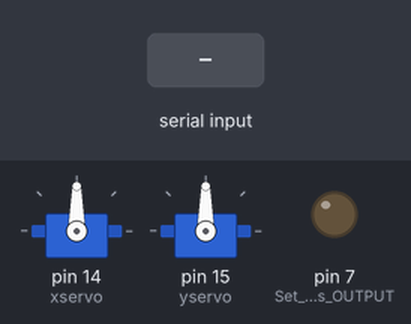
The sketch below on a simulated Arduino Uno, built with avr-gcc and run on an emulated ATmega328P. Shown: 2 × servo, output pins drawn as LEDs (lit = HIGH). The inputs (shaded band) are chosen by the test bench. What the sketch prints to the serial monitor is not drawn.

Above: at 1.2 s.
1.3 s: "x90\n" received over Serial
At 1.7 s:
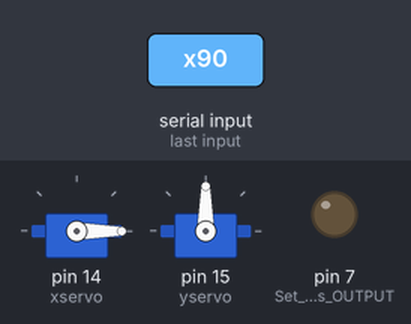
2.8 s: "L90\n" received over Serial
At 4.0 s:
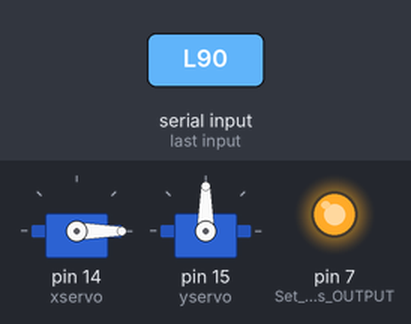
4.3 s: "x,45\n" received over Serial
At 5.2 s:
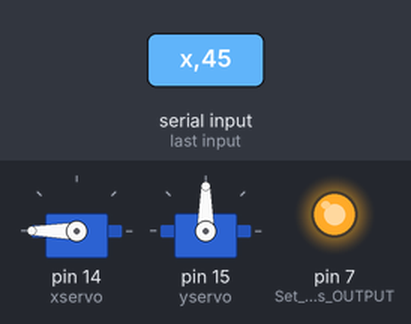
5.8 s: "y90\n" received over Serial
At 6.3 s:
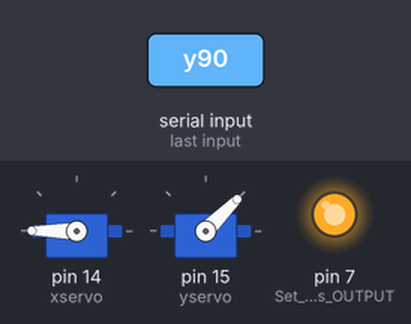
7.3 s: "N90\n" received over Serial
At 8.5 s:
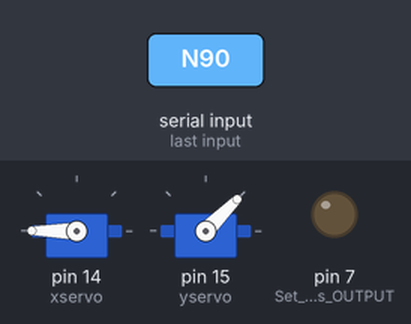
8.8 s: "y,45\n" received over Serial
At 9.8 s:
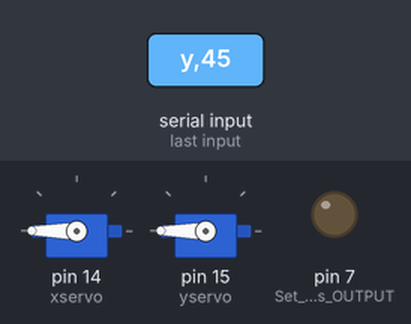
Timing chart, 0 to 11.3 s (numbered marks = the images above; inputs shaded):
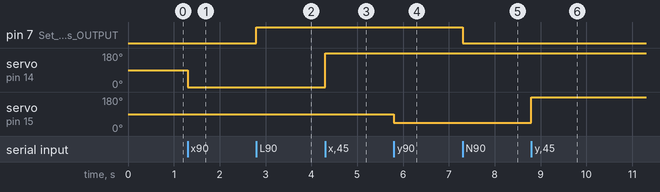

Measured:
- after the input at 1.3 s, servo on pin 14 (xservo): 90° → 0° at once
- after the input at 2.8 s, pin 7 (Set_pin_as_OUTPUT): LOW → HIGH at once
- after the input at 4.3 s, servo on pin 14 (xservo): 0° → 180° at once
- after the input at 5.8 s, servo on pin 15 (yservo): 90° → 45° at once
- after the input at 7.3 s, pin 7 (Set_pin_as_OUTPUT): HIGH → LOW at once
- after the input at 8.8 s, servo on pin 15 (yservo): 45° → 180° at once

The sketch:

Servo_Arduino.ino
```cpp
#include <Servo.h>
char val;

Servo yservo;
Servo xservo; // servos for x and y
//set initial values for x and y
int ypos = 0;
int xpos= 0;

void setup(){
  xservo.attach(14); //(analog pin 0) for the x servo
  yservo.attach(15);  //(analog pin 1) for the y server

  Serial.begin(19200); // 19200 is the rate of communication
  Serial.println("Rolling"); // some output for debug purposes.

  pinMode(7, OUTPUT); // Set pin as OUTPUT

}

void loop() {
  static int v = 0; // value to be sent to the servo (0-180)
  if ( Serial.available()) {
    char ch = Serial.read(); // read in a character from the serial port and assign to ch
    switch(ch) { // switch based on the value of ch
    case '0'...'9': // if it's numeric
      v = v * 10 + ch - '0';
      /*
           so if the chars sent are 45x (turn x servo to 45 degs)..
       v is the value we want to send to the servo and it is currently 0
       The first char (ch) is 4 so
       0*10 = 0 + 4 - 0 = 4;
       Second char is 4;
       4*10 = 40 + 5 = 45 - 0 = 45;
       Third char is not a number(0-9) so we  drop through...
       */
      break;
    case 'x': // if it's x
      /*
       ....and land here
       where we send the value of v which is now 45 to the x servo
       and then reset v to 0
       */
      xservo.write(v);
      v = 0;
      break;
    case 'y':
      yservo.write(v);
      v = 0;
      break;
    case 'L':
      digitalWrite(7, HIGH); // turn the LED on
      break;
    case 'N':
      digitalWrite(7, LOW); // turn the LED on
      break;
    }
  }
}
```
